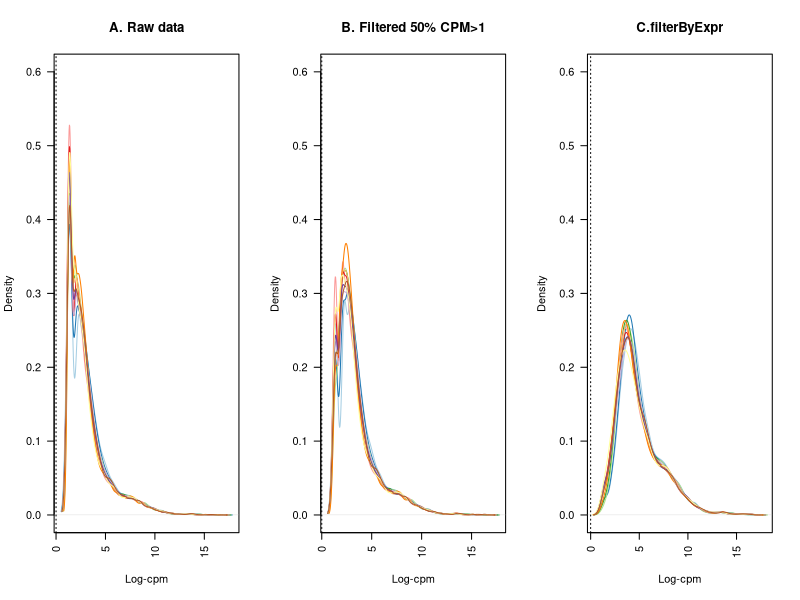
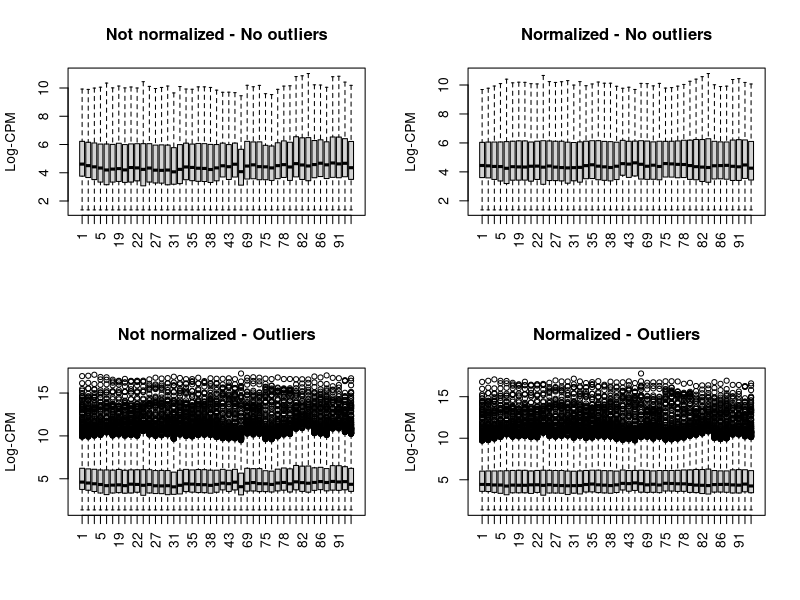
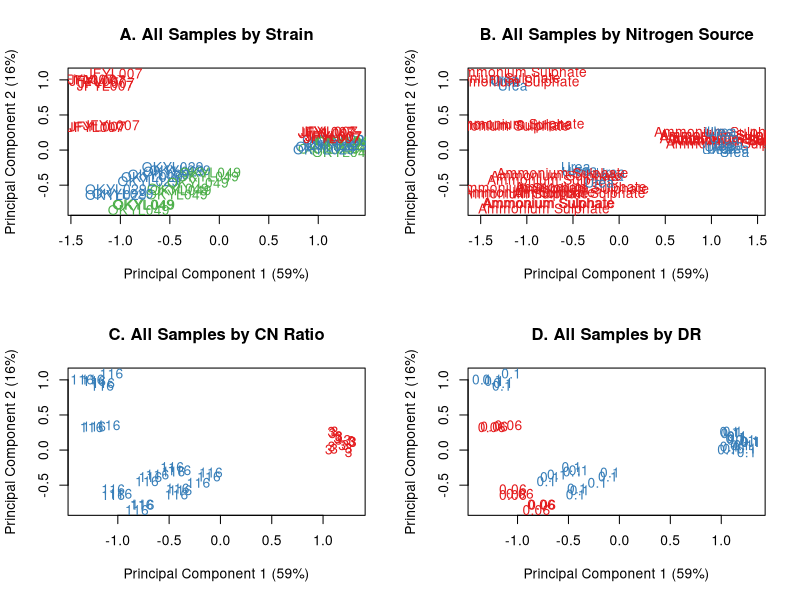
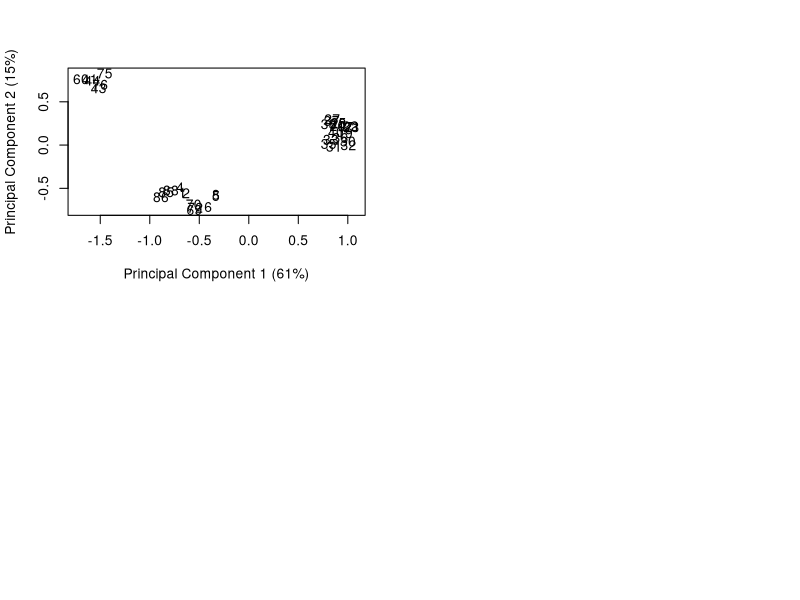
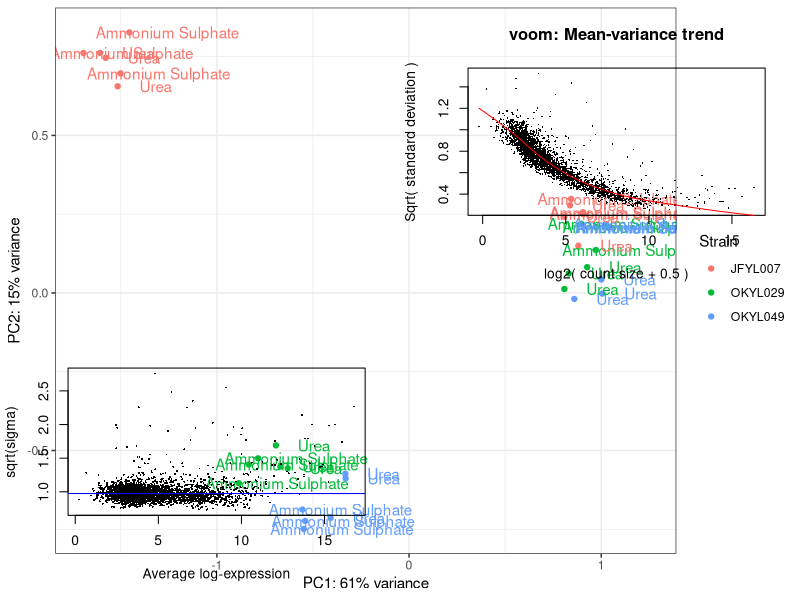
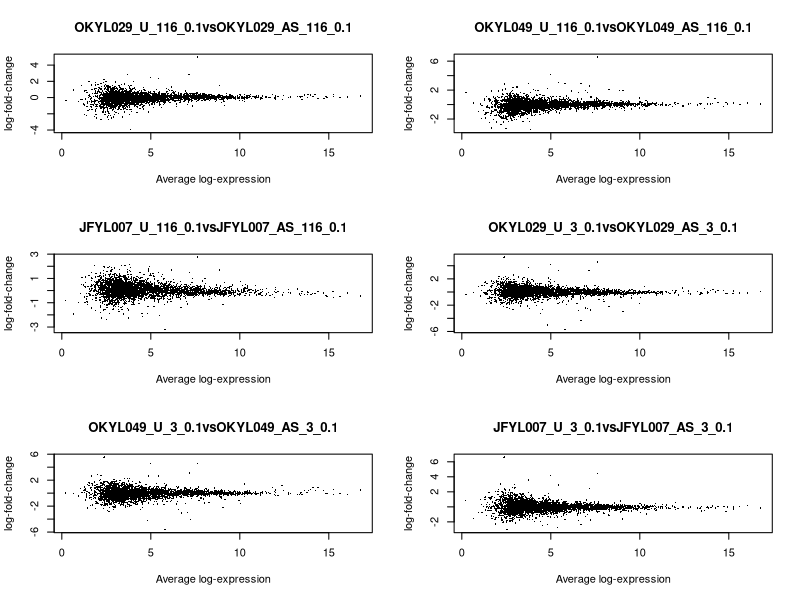
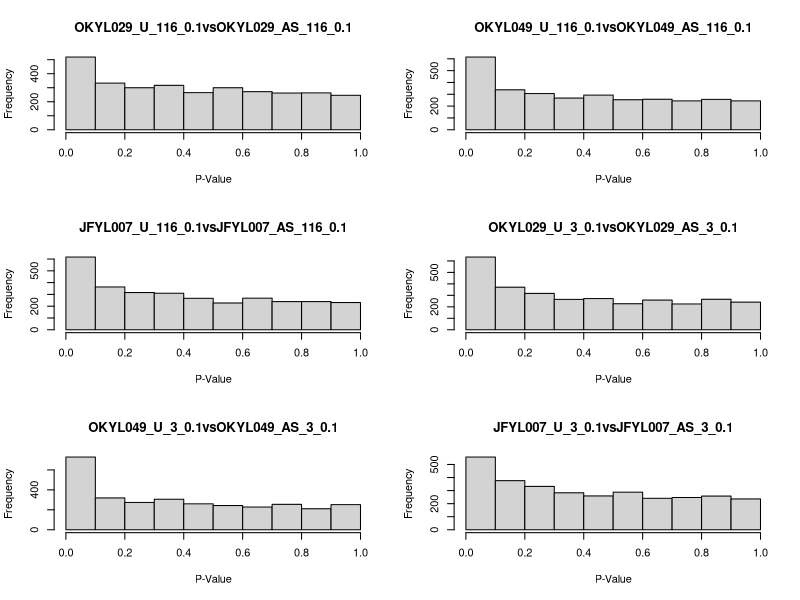

The R source for these figures, in order:
## ---- chunk 1
library(limma)
library(edgeR)
library(tidyverse)
library(RColorBrewer)

if (!dir.exists("../results/")){dir.create("../results/")}
if (!dir.exists("../results/")){dir.create("../results/Reports/")}

## ---- chunk 2
gene_counts <- read.delim("../data/merged_gene_counts.txt", skip =0 ) #file with gene counts
metadata <- read.delim('../data/metadata_samples.txt', skip =0) #file with metadata and proper group names
cols <- c("Strain","NitrogenSource","CN_Ratio","DR","group","Overexpression","Deletion") #columns to convert to factor
metadata[cols] <- lapply(metadata[cols], factor) #column as factor with levels
rownames(gene_counts) <- gene_counts$Geneid #gene names as row names
gene_counts <- gene_counts[,-1:-2] #remove column without count data
colnames(gene_counts) <- gsub('P20604_|_S.*', '', colnames(gene_counts)) #rename columns
gene_counts <- gene_counts[,order(names(gene_counts))] #placing samples in order
colnames(gene_counts) <- as.character(metadata$ID) #rename rows so that they have our ID (not NGI_ID)

#Create DGEList and add the metadata of the samples
x <- DGEList(counts = gene_counts, genes = rownames(gene_counts), samples = metadata) #create DGEList
x$samples <- dplyr::select(x$samples, -c("NGISampleID")) #remove non-necessary columns
rm("metadata", "cols") #remove dataframe used to add the metadata

## ---- chunk 3
#Normalize for library size, by taking the log count-per-million. It's not a satisfactory normalization, but we just use it to plot raw reads
cpm <- cpm(x)
lcpm <- cpm(x, log = T)

#Plot raw logCPM reads before filtering
nsamples <- ncol(x)
col <- brewer.pal(nsamples, "Paired") # Ignore warning, some samples will have identical color.
par(mfrow = c(1, 3))
plot(density(lcpm[, 1]),col = col[1],ylim = c(0, 0.6), las = 2, 
     main = "A. Raw data",
     xlab = "Log-cpm")
abline(v = 0, lty = 3)
for (i in 2:nsamples) {
  den <- density(lcpm[, i])
  lines(den$x, den$y, col = col[i])
}

#Filter: for each gene at least 50% of the samples should have a CPM value higher than 1.
keep.exprs1 <- rowSums(cpm > 1) >= 45*0.5
x_Filtered_1 <- x[keep.exprs1, keep.lib.sizes = FALSE]

lcpm <- cpm(x_Filtered_1, log = T)
plot(
  density(lcpm[, 1]),
  col = col[1],
  ylim = c(0, 0.6),
  las = 2,
  main = "B. Filtered 50% CPM>1",
  xlab = "Log-cpm")
abline(v = 0, lty = 3)
for (i in 2:nsamples) {
  den <- density(lcpm[, i])
  lines(den$x, den$y, col = col[i])
}

#Filter with filterByExpr function
keep.exprs2 <- filterByExpr(x, group = x$samples$group,
                            lib.size = x$samples$lib.size,
                            #min.count = 5,
                            #min.total.count = 5,
                            #large.n = 5,
                            #min.prop = 0.01)
                           )
x_Filtered_2 <- x[keep.exprs2, keep.lib.sizes = FALSE]

lcpm <- cpm(x_Filtered_2, log = T)

plot(density(lcpm[, 1]),col = col[1],ylim = c(0, 0.6), las = 2,
     main = "C.filterByExpr",
     xlab = "Log-cpm")
abline(v = 0, lty = 3)
for (i in 2:nsamples) {
  den <- density(lcpm[, i])
  lines(den$x, den$y, col = col[i])
}

## ---- chunk 4
#Decided to continue working with data filtered with filterByExpr ("x_Filtered_2)
rm(list=ls()[!(ls() %in% c("gene_counts", "x_Filtered_2"))]) #clean the working environment

x_Filtered_2_TMM <- calcNormFactors(x_Filtered_2, method = "TMM") #TMM normalization (trimmed mean of M-values)
lcpm_x_Filtered_2 <- cpm(x_Filtered_2, log = TRUE) #calculate lcpm of non-normalized data
lcpm_x_Filtered_2_TMM <- cpm(x_Filtered_2_TMM, log = TRUE) #calculate lcpm normalized data

#boxplot to check effect normalization (without outliers)
par(mfrow=c(2,2))
boxplot(lcpm_x_Filtered_2, las= 3, outline = FALSE, main = "Not normalized - No outliers", ylab = "Log-CPM")
boxplot(lcpm_x_Filtered_2_TMM, las = 3, outline = FALSE, main = "Normalized - No outliers", ylab = "Log-CPM")

#boxplot to check effect normalization (with outliers)
boxplot(lcpm_x_Filtered_2, las= 3, outline = TRUE, main = "Not normalized - Outliers", ylab = "Log-CPM")
boxplot(lcpm_x_Filtered_2_TMM, las = 3, outline = TRUE, main = "Normalized - Outliers", ylab = "Log-CPM")
## ---- chunk 5
#Create a normalized gene count list and export it
if (!dir.exists("../results")){dir.create("../results/")}

tmm <- cpm(x_Filtered_2_TMM)
saveRDS(tmm, file = "../results/TMM_Normalized_GeneCounts.rds")

## ---- chunk 6
rm(list=ls()[!(ls() %in% c("gene_counts", "x_Filtered_2_TMM", "lcpm_x_Filtered_2_TMM"))]) #clean the working environment

#Generate MDS plots: good to see if there are any outliers in the data and to see what's clustering
#MDS plot for all the samples, colored by different conditions
par(mfrow = c(2, 2))

col.group <- x_Filtered_2_TMM$samples$Strain
levels(col.group) <- brewer.pal(nlevels(col.group), "Set1")
col.group <- as.character(col.group)
plotMDS(lcpm_x_Filtered_2_TMM, labels = x_Filtered_2_TMM$samples$Strain,col = col.group, gene.selection = "common")
title(main = "A. All Samples by Strain")

col.group <- x_Filtered_2_TMM$samples$NitrogenSource
levels(col.group) <- brewer.pal(nlevels(col.group), "Set1")
col.group <- as.character(col.group)
plotMDS(lcpm_x_Filtered_2_TMM, labels = x_Filtered_2_TMM$samples$NitrogenSource,col = col.group, gene.selection = "common")
title(main = "B. All Samples by Nitrogen Source")

col.group <- x_Filtered_2_TMM$samples$CN_Ratio
levels(col.group) <- brewer.pal(nlevels(col.group), "Set1")
col.group <- as.character(col.group)
plotMDS(lcpm_x_Filtered_2_TMM, labels = x_Filtered_2_TMM$samples$CN_Ratio,col = col.group, gene.selection = "common")
title(main = "C. All Samples by CN Ratio")

col.group <- x_Filtered_2_TMM$samples$DR
levels(col.group) <- brewer.pal(nlevels(col.group), "Set1")
col.group <- as.character(col.group)
plotMDS(lcpm_x_Filtered_2_TMM, labels = x_Filtered_2_TMM$samples$DR, col = col.group, gene.selection = "common")
title(main = "D. All Samples by DR")

## ---- chunk 7
rm(list=ls()[!(ls() %in% c("gene_counts", "x_Filtered_2_TMM"))]) #clean the working environment

Subset <- x_Filtered_2_TMM[,which(x_Filtered_2_TMM$samples$DR == "0.1")]

## ---- chunk 8
mds <- plotMDS(Subset, gene.selection = "common")
toplot <- data.frame(Dim1 = mds$x, Dim2 = mds$y, Strain = factor(Subset$samples$Strain), Nitrogen_Source = factor(Subset$samples$NitrogenSource))
mds$var.explained <- round(mds$var.explained*100, 0)
ggplot(toplot, aes(Dim1, Dim2, colour = Strain)) + geom_point() +
   xlab(paste0("PC1: ",mds$var.explained[1],"% variance")) +
   ylab(paste0("PC2: ",mds$var.explained[2],"% variance")) +
   geom_text(aes(label = Nitrogen_Source), position = position_nudge(x = 0.2), show.legend = FALSE) + 
   theme_bw()

## ---- chunk 9
Subset$samples$group <- factor(paste(Subset$samples$Strain, substring(Subset$samples$NitrogenSource,1,1),
                                     Subset$samples$CN_Ratio,sep="_")) #Define the levels for the model matrix
group <- Subset$samples$group
  
#Design model matrix
design <- model.matrix(~ 0 + group, data = Subset) #define design matrix
rownames(design) <- rownames(Subset$samples)
colnames(design) <- gsub("group", "", colnames(design))
design #check the design matrix

## ---- chunk 10
contr.matrix <- makeContrasts(
    OKYL029_U_116_0.1vsOKYL029_AS_116_0.1 = OKYL029_U_116-OKYL029_A_116,
    OKYL049_U_116_0.1vsOKYL049_AS_116_0.1 = OKYL049_U_116-OKYL049_A_116,
    JFYL007_U_116_0.1vsJFYL007_AS_116_0.1 = JFYL007_U_116-JFYL007_A_116,
    OKYL029_U_3_0.1vsOKYL029_AS_3_0.1 = OKYL029_U_3-OKYL029_A_3,
    OKYL049_U_3_0.1vsOKYL049_AS_3_0.1 = OKYL049_U_3-OKYL049_A_3,
    JFYL007_U_3_0.1vsJFYL007_AS_3_0.1 = JFYL007_U_3-JFYL007_A_3,
   levels = colnames(design))
contr.matrix

## ---- chunk 11
v <- voom(Subset, design, plot = TRUE) #voom transform

## ---- chunk 12
#Linear modelling and empirical Bayes moderation
vfit <- lmFit(v, design)
vfit <- contrasts.fit(vfit, contrasts=contr.matrix) 
efit <- eBayes(vfit)
plotSA(efit)

## ---- chunk 13
summary(decideTests(efit))

par(mfrow = c((ncol(contr.matrix)/2),2))
for (i in 1:ncol(contr.matrix)) {
   plotMD(efit, column = i)
}

## ---- chunk 14

#move the results of the comparisons in a list
comp_list <- list()
for (i in 1:ncol(contr.matrix)) {
   name = colnames(contr.matrix)[i]
   tmp = topTreat(efit, coef = i, n = Inf) 
   comp_list[[name]] <- tmp
}

#plot the p value distribution
par(mfrow = c((length(comp_list)/2),2))
for (i in 1:length(comp_list)) {
   name = names(comp_list[i])
   hist(as.vector(comp_list[[i]][[5]]), main = name, xlab = "P-Value")
}

## ---- chunk 15
if (!dir.exists("../results/Comparison_Output")){dir.create("../results/Comparison_Output/")}
setwd("../results/Comparison_Output")

save(comp_list, file = "Comparison_Output.RData")

for (i in 1:length(comp_list)){
   filename = paste0(names(comp_list[i]), ".csv")
   tmp_data = comp_list[[i]]
  write.csv2(tmp_data, filename)
}
